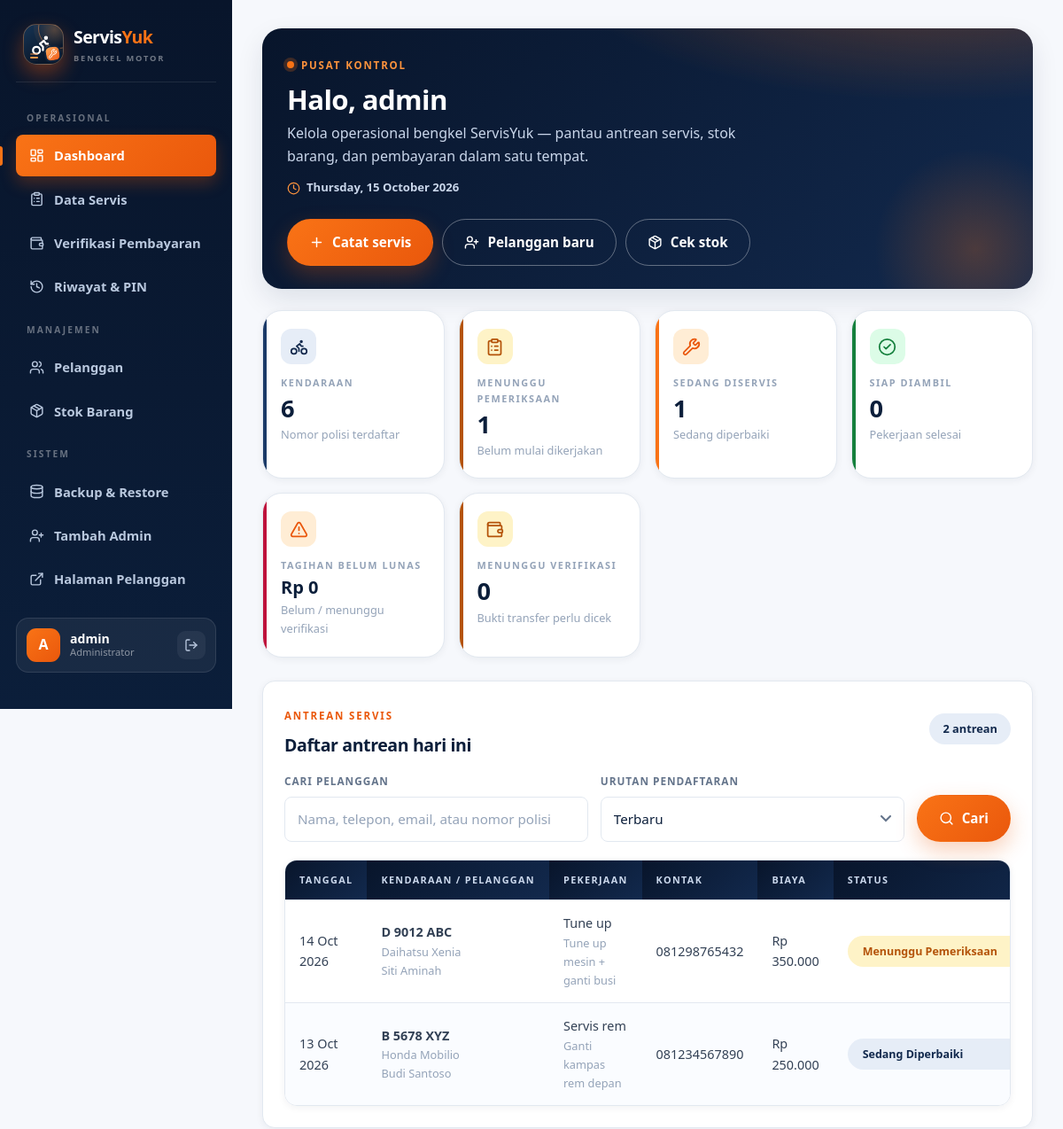
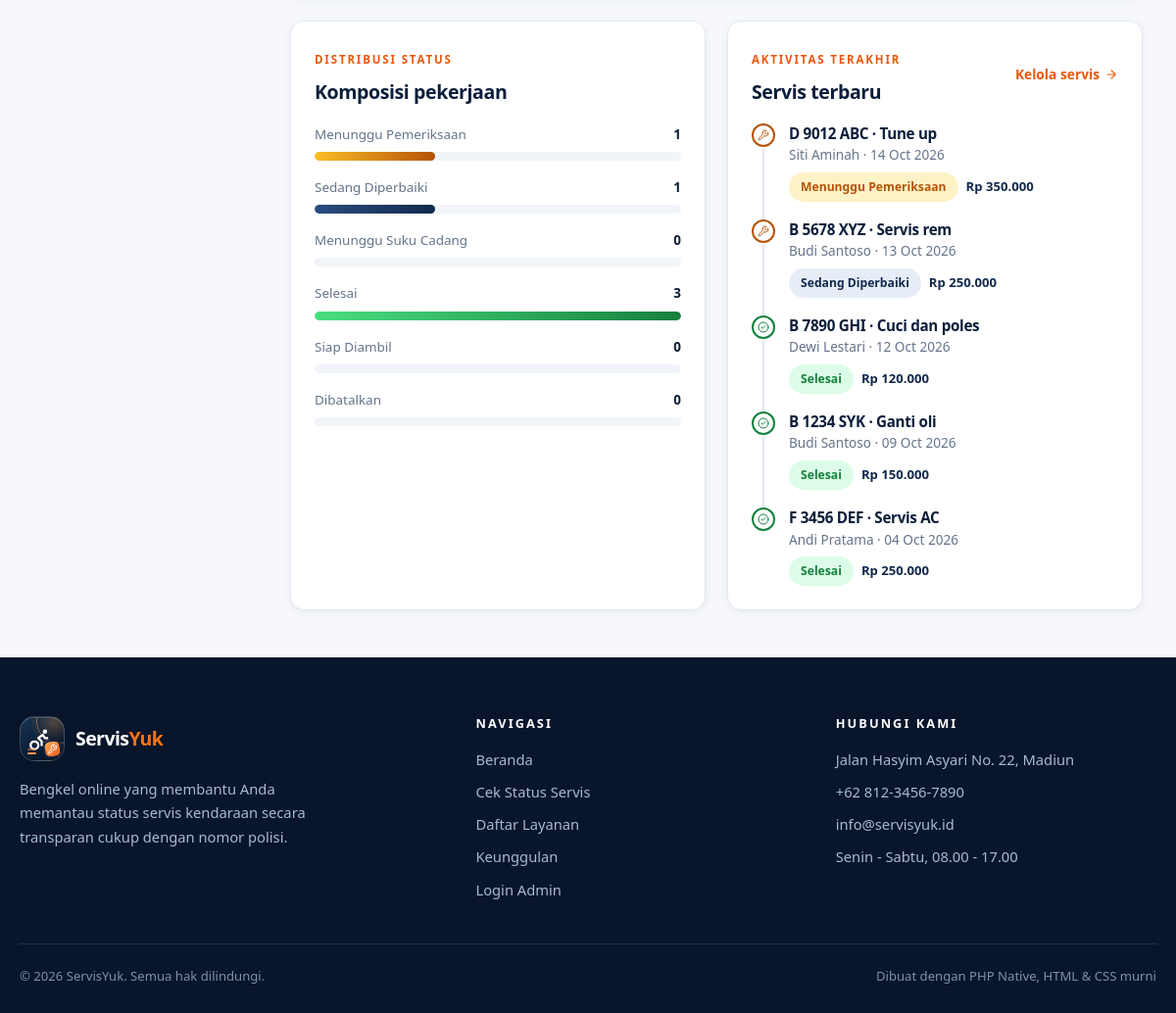
The app's page /backend/admin/dashboard.php (signed in) with its own data (2 pictures, top to bottom).
### tables this page shows
CREATE TABLE IF NOT EXISTS service_records (
 id INT UNSIGNED AUTO_INCREMENT PRIMARY KEY,
 vehicle_id INT UNSIGNED NOT NULL,
 service_type_id INT UNSIGNED DEFAULT NULL,
 description TEXT DEFAULT NULL,
 status ENUM('Menunggu Pemeriksaan','Sedang Diperbaiki','Menunggu Suku Cadang','Selesai','Siap Diambil','Dibatalkan') NOT NULL DEFAULT 'Menunggu Pemeriksaan',
 service_date DATE NOT NULL,
 estimated_done DATETIME DEFAULT NULL,
 cost DECIMAL(12,2) NOT NULL DEFAULT 0,
 completed_at DATETIME DEFAULT NULL,
 created_at TIMESTAMP DEFAULT CURRENT_TIMESTAMP,
 KEY idx_service_records_vehicle (vehicle_id),
 KEY idx_service_records_status (status),
 CONSTRAINT fk_service_records_vehicle FOREIGN KEY (vehicle_id) REFERENCES vehicles(id) ON DELETE CASCADE,
 CONSTRAINT fk_service_records_type FOREIGN KEY (service_type_id) REFERENCES service_types(id) ON DELETE SET NULL
);

CREATE TABLE IF NOT EXISTS vehicles (
 id INT UNSIGNED AUTO_INCREMENT PRIMARY KEY,
 customer_id INT UNSIGNED NOT NULL,
 plate_number VARCHAR(20) NOT NULL,
 brand VARCHAR(80) DEFAULT NULL,
 model VARCHAR(80) DEFAULT NULL,
 year SMALLINT UNSIGNED DEFAULT NULL,
 created_at TIMESTAMP DEFAULT CURRENT_TIMESTAMP,
 UNIQUE KEY unique_plate_number (plate_number),
 CONSTRAINT fk_vehicles_customer FOREIGN KEY (customer_id) REFERENCES customers(id) ON DELETE CASCADE
);

CREATE TABLE IF NOT EXISTS customers (
 id INT UNSIGNED AUTO_INCREMENT PRIMARY KEY,
 name VARCHAR(120) NOT NULL,
 phone VARCHAR(30) DEFAULT NULL,
 email VARCHAR(120) DEFAULT NULL,
 created_at TIMESTAMP DEFAULT CURRENT_TIMESTAMP
);

### backend/includes/functions.php (called while the page is built, shortened)
<?php
require_once __DIR__ . '/icons.php';
function e(mixed $value): string
{
    return htmlspecialchars((string) ($value ?? ''), ENT_QUOTES | ENT_SUBSTITUTE, 'UTF-8');
}
function rupiah(float|int|string|null $amount): string
{
    return 'Rp ' . number_format((float) $amount, 0, ',', '.');
}
function status_class(string $status): string
{
    return match ($status) {
        'Selesai', 'Siap Diambil', 'Lunas' => 'status-success',
        'Menunggu Pemeriksaan', 'Menunggu Suku Cadang', 'Belum Dibayar' => 'status-pending',
        'Sedang Diperbaiki', 'Menunggu Verifikasi' => 'status-info',
        'Dibatalkan', 'Ditolak', 'Tidak Ditemukan' => 'status-muted',
        default => 'status-info',
    };
}
function service_statuses(): array
{
    return ['Menunggu Pemeriksaan', 'Sedang Diperbaiki', 'Menunggu Suku Cadang', 'Selesai', 'Siap Diambil', 'Dibatalkan'];
}

### backend/admin/dashboard.php (the view, shortened to what this page needs)
<?php
require_once __DIR__ . '/../includes/functions.php';
$pdo = db();
$filterCustomer = trim((string) ($_GET['customer'] ?? ''));
$customerOrder = (string) ($_GET['customer_order'] ?? 'newest');
$customerOrderSql = $customerOrder === 'oldest' ? 'ASC' : 'DESC';
$counts = [
    'customers' => (int) $pdo->query('SELECT COUNT(*) FROM customers')->fetchColumn(),
    'vehicles' => (int) $pdo->query('SELECT COUNT(*) FROM vehicles')->fetchColumn(),
    'checking' => (int) $pdo->query("SELECT COUNT(*) FROM service_records WHERE status = 'Menunggu Pemeriksaan'")->fetchColumn(),
    'in_progress' => (int) $pdo->query("SELECT COUNT(*) FROM service_records WHERE status = 'Sedang Diperbaiki'")->fetchColumn(),
    'waiting_parts' => (int) $pdo->query("SELECT COUNT(*) FROM service_records WHERE status = 'Menunggu Suku Cadang'")->fetchColumn(),
    'ready' => (int) $pdo->query("SELECT COUNT(*) FROM service_records WHERE status = 'Siap Diambil'")->fetchColumn(),
    'unpaid' => (float) $pdo->query("SELECT COALESCE(SUM(amount),0) FROM payments WHERE status <> 'Lunas'")->fetchColumn(),
    'pending_payments' => (int) $pdo->query("SELECT COUNT(*) FROM payments WHERE status = 'Menunggu Verifikasi'")->fetchColumn(),
    'income_today' => (float) $pdo->query("SELECT COALESCE(SUM(amount),0) FROM payments WHERE status = 'Lunas' AND DATE(paid_at) = CURDATE()")->fetchColumn(),
];
$queueSql =
    "SELECT sr.id, sr.service_date, sr.status, sr.cost, sr.description, sr.estimated_done,
            v.plate_number, v.brand, v.model, c.name AS customer_name, c.phone,
            COALESCE((SELECT GROUP_CONCAT(st_multi.name ORDER BY st_multi.name SEPARATOR ', ')
                      FROM service_record_types srt_multi
                      JOIN service_types st_multi ON st_multi.id = srt_multi.service_type_id
                      WHERE srt_multi.service_record_id = sr.id), st.name) AS service_name
     FROM service_records sr
     JOIN vehicles v ON v.id = sr.vehicle_id
     JOIN customers c ON c.id = v.customer_id
     LEFT JOIN service_types st ON st.id = sr.service_type_id
     WHERE sr.status IN ('Menunggu Pemeriksaan','Sedang Diperbaiki','Menunggu Suku Cadang')";
$queueBindings = [];
$queueSql .= ' ORDER BY c.created_at ' . $customerOrderSql . ', c.id ' . $customerOrderSql . ', sr.service_date ASC, sr.id ASC';
$queueStatement = $pdo->prepare($queueSql);
$queueStatement->execute($queueBindings);
$queue = $queueStatement->fetchAll();
$recent = $pdo->query(
    "SELECT sr.id, sr.service_date, sr.status, sr.cost,
            v.plate_number, c.name AS customer_name,
            COALESCE((SELECT GROUP_CONCAT(st_multi.name ORDER BY st_multi.name SEPARATOR ', ')
                      FROM service_record_types srt_multi
                      JOIN service_types st_multi ON st_multi.id = srt_multi.service_type_id
                      WHERE srt_multi.service_record_id = sr.id), st.name) AS service_name
     FROM service_records sr
     JOIN vehicles v ON v.id = sr.vehicle_id
     JOIN customers c ON c.id = v.customer_id
     LEFT JOIN service_types st ON st.id = sr.service_type_id
     ORDER BY sr.service_date DESC, sr.id DESC
     LIMIT 6"
)->fetchAll();
$statusRows = $pdo->query(
    "SELECT status, COUNT(*) AS total FROM service_records GROUP BY status"
)->fetchAll();
$statusTotals = array_fill_keys(service_statuses(), 0);
foreach ($statusRows as $row) {
    $statusTotals[$row['status']] = (int) $row['total'];
}
$maxStatus = max(1, max($statusTotals));
require __DIR__ . '/../includes/header.php';
?>
<div class="dashboard-shell">
<?php require __DIR__ . '/includes/sidebar.php'; ?>
<div class="dashboard-content">
    <div class="admin-hero">
        <div class="admin-hero-copy">
            <span class="eyebrow"><span class="eyebrow-dot"></span> PUSAT KONTROL</span>
            <h1>Halo, <?= e($_SESSION['admin_name'] ?? $_SESSION['admin_username'] ?? 'Admin') ?></h1>
            <p>Kelola operasional bengkel <?= APP_NAME ?> — pantau antrean servis, stok barang, dan pembayaran dalam satu tempat.</p>
            <div class="hero-clock" style="margin-top:12px"><?= icon('clock') ?> <?= e(date('l, d F Y')) ?></div>
        </div>
        <div class="admin-hero-actions">
            <a class="button button-primary" href="servis.php"><?= icon('plus') ?> Catat servis</a>
            <a class="button button-ghost" href="pelanggan.php"><?= icon('user-plus') ?> Pelanggan baru</a>
            <a class="button button-ghost" href="stok.php"><?= icon('package') ?> Cek stok</a>
        </div>
    </div>
    <section class="stat-grid">
        <article class="stat-card accent-navy"><span class="stat-icon icon-navy"><?= icon('bike') ?></span><span class="stat-label">KENDARAAN</span><strong><?= $counts['vehicles'] ?></strong><small>Nomor polisi terdaftar</small></article>
        <article class="stat-card accent-amber"><span class="stat-icon icon-amber"><?= icon('clipboard-list') ?></span><span class="stat-label">MENUNGGU PEMERIKSAAN</span><strong><?= $counts['checking'] ?></strong><small>Belum mulai dikerjakan</small></article>
        <article class="stat-card accent-orange"><span class="stat-icon icon-orange"><?= icon('wrench') ?></span><span class="stat-label">SEDANG DISERVIS</span><strong><?= $counts['in_progress'] ?></strong><small>Sedang diperbaiki</small></article>
        <article class="stat-card accent-green"><span class="stat-icon icon-green"><?= icon('circle-check') ?></span><span class="stat-label">SIAP DIAMBIL</span><strong><?= $counts['ready'] ?></strong><small>Pekerjaan selesai</small></article>
        <article class="stat-card accent-rose"><span class="stat-icon icon-orange"><?= icon('triangle-alert') ?></span><span class="stat-label">TAGIHAN BELUM LUNAS</span><strong class="stat-money"><?= rupiah($counts['unpaid']) ?></strong><small>Belum / menunggu verifikasi</small></article>
        <article class="stat-card accent-amber"><span class="stat-icon icon-amber"><?= icon('wallet') ?></span><span class="stat-label">MENUNGGU VERIFIKASI</span><strong><?= $counts['pending_payments'] ?></strong><small>Bukti transfer perlu dicek</small></article>
    </section>
    <section class="admin-section">
        <div class="section-heading">
            <div><span class="eyebrow">ANTREAN SERVIS</span><h2>Daftar antrean hari ini</h2></div>
            <span class="count-chip"><?= count($queue) ?> antrean</span>
        </div>
        <form class="filter-bar" method="get">
            <div class="filter-item">
                <label for="queue-customer">CARI PELANGGAN</label>
                <input class="text-input" id="queue-customer" name="customer" value="<?= e($filterCustomer) ?>" placeholder="Nama, telepon, email, atau nomor polisi">
            </div>
            <div class="filter-item">
                <label for="queue-customer-order">URUTAN PENDAFTARAN</label>
                <select class="text-input" id="queue-customer-order" name="customer_order">
                    <option value="newest" <?= $customerOrder === 'newest' ? 'selected' : '' ?>>Terbaru</option>
                </select>
            </div>
            <button class="button button-primary" type="submit"><?= icon('search') ?> Cari</button>
        </form>
        <?php if (!$queue): ?>
            <div class="empty-state"><?= $filterCustomer !== '' ? 'Tidak ada antrean yang cocok dengan pencarian pelanggan.' : 'Tidak ada servis dalam antrean. Semua pekerjaan sudah selesai.' ?></div>
        <?php else: ?>
            <div class="table-wrap">
                <table>
                    <thead>
                        <tr>
                            <th>TANGGAL</th>
                            <th>KENDARAAN / PELANGGAN</th>
                            <th>PEKERJAAN</th>
                            <th>KONTAK</th>
                            <th>BIAYA</th>
                            <th>STATUS</th>
                        </tr>
                    </thead>
                    <tbody>
                        <?php foreach ($queue as $item): ?>
                            <tr>
                                <td><?= e(date('d M Y', strtotime($item['service_date']))) ?></td>
                                <td>
                                    <strong><?= e($item['plate_number']) ?></strong>
                                    <small class="table-sub"><?= e(trim(($item['brand'] ?? '') . ' ' . ($item['model'] ?? ''))) ?></small>
                                    <small class="table-sub"><?= e($item['customer_name']) ?></small>
                                </td>
                                <td>
                                    <?= e($item['service_name'] ?: 'Servis') ?>
                                    <?php if ($item['description']): ?><small class="table-sub"><?= e($item['description']) ?></small><?php endif; ?>
                                </td>
                                <td><?= e($item['phone'] ?: '—') ?></td>
                                <td><?= rupiah($item['cost']) ?></td>
                                <td>
                                    <form method="post" class="inline-status">
                                        <select class="status-select <?= status_class($item['status']) ?>" name="status" onchange="this.form.submit()">
                                            <?php foreach (service_statuses() as $status): ?>
                                                <option <?= $item['status'] === $status ? 'selected' : '' ?>><?= e($status) ?></option>
                                            <?php endforeach; ?>
                                        </select>
                                    </form>
                                </td>
                            </tr>
                        <?php endforeach; ?>
                    </tbody>
                </table>
            </div>
        <?php endif; ?>
    </section>
    <div class="split-forms">
        <section class="admin-section" style="margin-bottom:0">
            <div class="section-heading">
                <div><span class="eyebrow">DISTRIBUSI STATUS</span><h2>Komposisi pekerjaan</h2></div>
            </div>
            <?php if (array_sum($statusTotals) === 0): ?>
                <div class="empty-state">Belum ada catatan servis.</div>
            <?php else: ?>
                <div class="meter-list">
                    <?php foreach ($statusTotals as $statusName => $total): ?>
                        <?php
                        $meterClass = match ($statusName) {
                            'Menunggu Pemeriksaan', 'Menunggu Suku Cadang' => 'meter-amber',
                            'Sedang Diperbaiki' => 'meter-navy',
                            'Selesai', 'Siap Diambil' => 'meter-green',
                            'Dibatalkan' => 'meter-rose',
                            default => '',
                        };
                        ?>
                        <div>
                            <div class="meter-top">
                                <span><?= e($statusName) ?></span>
                                <strong><?= $total ?></strong>
                            </div>
                            <div class="meter <?= $meterClass ?>">
                                <span style="width:<?= (int) round($total / $maxStatus * 100) ?>%"></span>
                            </div>
                        </div>
                    <?php endforeach; ?>
                </div>
            <?php endif; ?>
        </section>
        <section class="admin-section" style="margin-bottom:0">
            <div class="section-heading">
                <div><span class="eyebrow">AKTIVITAS TERAKHIR</span><h2>Servis terbaru</h2></div>
                <a class="text-button" href="servis.php">Kelola servis <?= icon('arrow-right') ?></a>
            </div>
            <?php if (!$recent): ?>
                <div class="empty-state">Belum ada catatan servis.</div>
            <?php else: ?>
                <div class="timeline">
                    <?php foreach ($recent as $item): ?>
                        <?php
                        $dotClass = match ($item['status']) {
                            'Selesai', 'Siap Diambil' => 'is-done',
                            'Menunggu Pemeriksaan', 'Sedang Diperbaiki', 'Menunggu Suku Cadang' => 'is-pending',
                            default => 'is-muted',
                        };
                        $dotIcon = match ($item['status']) {
                            'Selesai', 'Siap Diambil' => 'circle-check',
                            'Menunggu Suku Cadang' => 'package',
                            'Dibatalkan' => 'triangle-alert',
                            default => 'wrench',
                        };
                        ?>
                        <div class="timeline-item">
                            <span class="timeline-dot <?= $dotClass ?>"><?= icon($dotIcon) ?></span>
                            <div class="timeline-body">
                                <h4><?= e($item['plate_number']) ?> &middot; <?= e($item['service_name'] ?: 'Servis') ?></h4>
                                <p><?= e($item['customer_name']) ?> &middot; <?= e(date('d M Y', strtotime($item['service_date']))) ?></p>
                                <div class="timeline-meta">
                                    <span class="status-badge <?= status_class($item['status']) ?>"><?= e($item['status']) ?></span>
                                    <span class="timeline-cost"><?= rupiah($item['cost']) ?></span>
                                </div>
                            </div>
                        </div>
                    <?php endforeach; ?>
                </div>
            <?php endif; ?>
        </section>
    </div>
</div>
</div>
<?php require __DIR__ . '/../includes/footer.php'; ?>

### backend/includes/icons.php (shortened to what this page needs)
<?php
function icon(string $name, string $class = ''): string
{
    $name = preg_replace('/[^a-z0-9-]/', '', strtolower($name)) ?? '';
    $class = $class !== '' ? ' icon ' . trim($class) : ' icon';
    return '<svg class="' . trim($class) . '" aria-hidden="true" focusable="false">'
        . '<use href="#ic-' . $name . '"></use></svg>';
}

### records on screen
service_records: service_date "14 Oct 2026", vehicle.plate_number "D 9012 ABC", vehicle.model "Daihatsu Xenia", customers.name "Siti Aminah", service_name "Tune up", description "Tune up mesin + ganti busi", customers.phone "081298765432", cost "Rp 350.000", status "Menunggu Pemeriksaan"
service_records: service_date "13 Oct 2026", vehicle.plate_number "B 5678 XYZ", vehicle.model "Honda Mobilio", customers.name "Budi Santoso", service_name "Servis rem", description "Ganti kampas rem depan", customers.phone "081234567890", cost "Rp 250.000", status "Sedang Diperbaiki"
service_records: vehicle.plate_number "B 7890 GHI", service_name "Cuci dan poles", customers.name "Dewi Lestari", service_date "12 Oct 2026", status "Selesai", cost "Rp 120.000"
service_records: vehicle.plate_number "B 1234 SYK", service_name "Ganti oli", customers.name "Budi Santoso", service_date "09 Oct 2026", status "Selesai", cost "Rp 150.000"
service_records: vehicle.plate_number "F 3456 DEF", service_name "Servis AC", customers.name "Andi Pratama", service_date "04 Oct 2026", status "Selesai", cost "Rp 250.000"

### other values on screen
$label "OPERASIONAL"
$item[2] "Dashboard"
$item[2] "Data Servis"
$item[2] "Verifikasi Pembayaran"
$item[2] "Riwayat & PIN"
$label "MANAJEMEN"
$item[2] "Pelanggan"
$item[2] "Stok Barang"
$label "SISTEM"
$item[2] "Backup & Restore"
$item[2] "Tambah Admin"
$item[2] "Halaman Pelanggan"
$adminInitial "A"
$adminName "admin"
$_SESSION['admin_name'] "admin"
